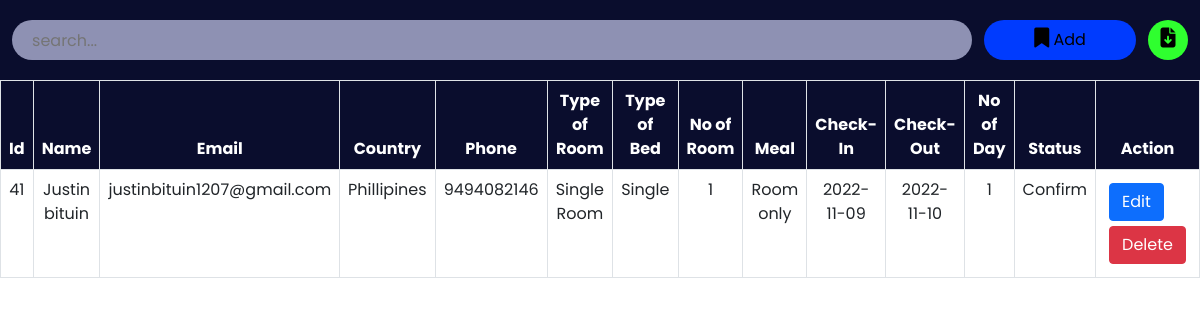
The page /admin/roombook.php on the database its author committed.
### tables this page shows
CREATE TABLE `roombook` (
  `id` int(10) NOT NULL,
  `Name` varchar(50) NOT NULL,
  `Email` varchar(50) NOT NULL,
  `Country` varchar(30) NOT NULL,
  `Phone` varchar(30) NOT NULL,
  `RoomType` varchar(30) NOT NULL,
  `Bed` varchar(30) NOT NULL,
  `Meal` varchar(30) NOT NULL,
  `NoofRoom` varchar(30) NOT NULL,
  `cin` date NOT NULL,
  `cout` date NOT NULL,
  `nodays` int(50) NOT NULL,
  `stat` varchar(30) NOT NULL
);

### admin/roombook.php (the view, shortened to what this page needs)
<?php
include '../config.php';
?>
<!DOCTYPE html>
<html lang="en">
<head>
    <link href="https://cdn.jsdelivr.net/npm/bootstrap@5.0.2/dist/css/bootstrap.min.css" rel="stylesheet">
    <link rel="stylesheet" href="https://cdnjs.cloudflare.com/ajax/libs/font-awesome/6.2.0/css/all.min.css" />
    <link rel="stylesheet" href="./css/roombook.css">
</head>
<body>
    <div class="searchsection">
        <input type="text" name="search_bar" id="search_bar" placeholder="search..." onkeyup="searchFun()">
        <button class="adduser" id="adduser" onclick="adduseropen()"><i class="fa-solid fa-bookmark"></i> Add</button>
        <form action="./exportdata.php" method="post">
            <button class="exportexcel" id="exportexcel" name="exportexcel" type="submit"><i class="fa-solid fa-file-arrow-down"></i></button>
        </form>
    </div>
    <div class="roombooktable" class="table-responsive-xl">
        <?php
            $roombooktablesql = "SELECT * FROM roombook";
            $roombookresult = mysqli_query($conn, $roombooktablesql);
        ?>
        <table class="table table-bordered" id="table-data">
            <thead>
                <tr>
                    <th scope="col">Id</th>
                    <th scope="col">Name</th>
                    <th scope="col">Email</th>
                    <th scope="col">Country</th>
                    <th scope="col">Phone</th>
                    <th scope="col">Type of Room</th>
                    <th scope="col">Type of Bed</th>
                    <th scope="col">No of Room</th>
                    <th scope="col">Meal</th>
                    <th scope="col">Check-In</th>
                    <th scope="col">Check-Out</th>
                    <th scope="col">No of Day</th>
                    <th scope="col">Status</th>
                    <th scope="col" class="action">Action</th>
                </tr>
            </thead>
            <tbody>
            <?php
            while ($res = mysqli_fetch_array($roombookresult)) {
            ?>
                <tr>
                    <td><?php echo $res['id'] ?></td>
                    <td><?php echo $res['Name'] ?></td>
                    <td><?php echo $res['Email'] ?></td>
                    <td><?php echo $res['Country'] ?></td>
                    <td><?php echo $res['Phone'] ?></td>
                    <td><?php echo $res['RoomType'] ?></td>
                    <td><?php echo $res['Bed'] ?></td>
                    <td><?php echo $res['NoofRoom'] ?></td>
                    <td><?php echo $res['Meal'] ?></td>
                    <td><?php echo $res['cin'] ?></td>
                    <td><?php echo $res['cout'] ?></td>
                    <td><?php echo $res['nodays'] ?></td>
                    <td><?php echo $res['stat'] ?></td>
                    <td class="action">
                        <a href="roombookedit.php?id=<?php echo $res['id'] ?>"><button class="btn btn-primary">Edit</button></a>
                        <a href="roombookdelete.php?id=<?php echo $res['id'] ?>"><button class='btn btn-danger'>Delete</button></a>
                    </td>
                </tr>
            <?php
            }
            ?>
            </tbody>
        </table>
    </div>
</body>
</html>

### admin/css/roombook.css (style rules this page uses)
:root { --bg-text-shadow: 0 2px 4px rgb(13 0 77 / 8%), 0 3px 6px rgb(13 0 77 / 8%), 0 8px 16px rgb(13 0 77 / 8%); --bg-box-shadow: 0px 0px 20px 6px rgba(26, 30, 164, 0.31); }
body { background-color: #ffff; }
* { margin: 0; padding: 0; font-family: 'Poppins', sans-serif; }
i { font-size: 20px; }
.searchsection { height: 80px; width: 100%; display: flex; justify-content: space-evenly; align-items: center; background-color: #0a0d2d; position: fixed; z-index: 500; }
#search_bar { height: 40px; width: 80%; border: none; background-color: rgba(195, 198, 233, 0.714); padding-left: 20px; border-radius: 30px; }
#adduser { height: 40px; background-color: rgb(0, 59, 254); border: none; border-radius: 30px; padding: 0 50px; }
.exportexcel { height: 40px; width: 40px; background-color: rgb(47, 255, 47); border: none; border-radius: 50%; }
a { color: black; }
.roombooktable { position: absolute; color: #0a0d2d; margin-top: 80px; width: 100%; height: 100vh; padding-bottom: 900px; }
.roombooktable thead { background-color: #0a0d2d; color: white; text-align: center; }
.roombooktable tbody { text-align: center; }
.action a { text-decoration: none; }
.action button { display: flex; flex-wrap: wrap; margin: 5px; }

### rows shown on the page
roombook: id "41", Name "Justin bituin", Email "justinbituin1207@gmail.com", Country "Phillipines", Phone "9494082146", RoomType "Single Room", Bed "Single", NoofRoom "1", Meal "Room only", cin "2022-11-09", cout "2022-11-10", nodays "1", stat "Confirm"
